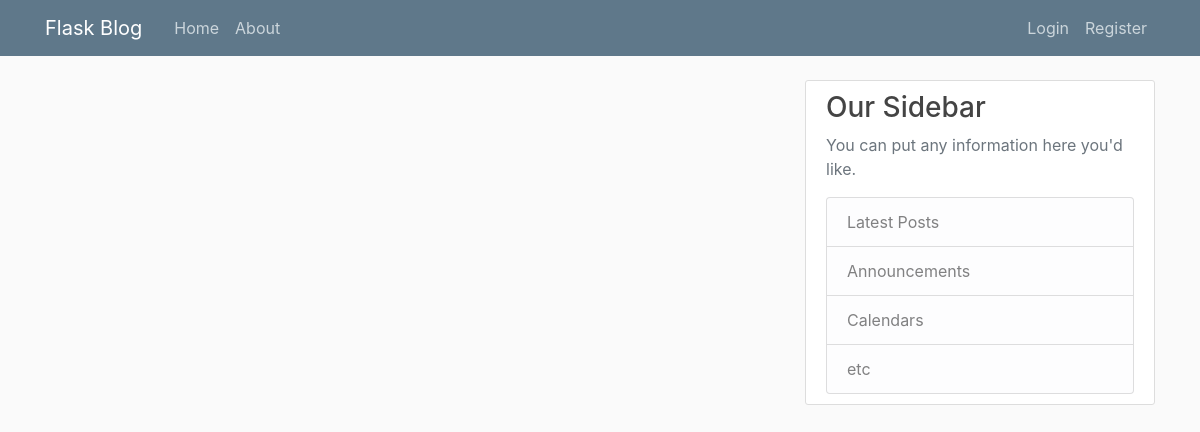
The app's page /home, older data.
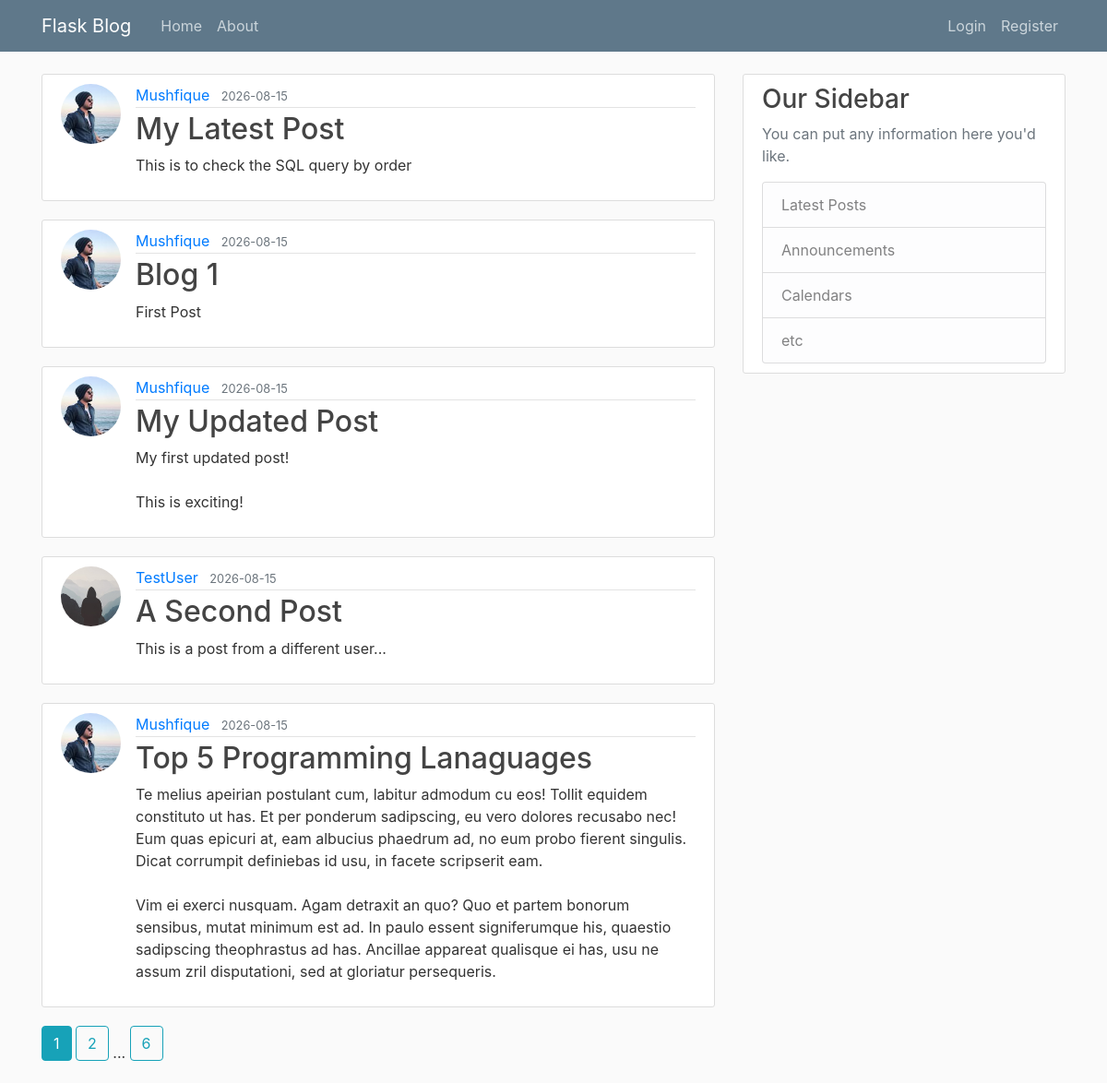
The same page, newer data.
### flask_app/models.py (models this page shows, shortened)
class Post(db.Model):
    id = db.Column(db.Integer, primary_key=True)
    title = db.Column(db.String(100), nullable=False)
    date_posted = db.Column(db.DateTime, nullable=False, default=datetime.now(timezone.utc))
    content = db.Column(db.Text, nullable=False)
    user_id = db.Column(db.Integer, db.ForeignKey('user.id'), nullable=False)

class User(db.Model, UserMixin):
    id = db.Column(db.Integer, primary_key=True)
    username = db.Column(db.String(20), unique=True, nullable=False)
    email = db.Column(db.String(120), unique=True, nullable=False)
    image_file = db.Column(db.String(20), nullable=False, default='default.jpg')
    password = db.Column(db.String(60), nullable=False)
    posts = db.relationship('Post', backref='author', lazy=True)

### flask_app/main/routes.py (the view)
@main.route("/")
@main.route("/home")
def home():
    page = request.args.get('page', 1, type=int)
    posts = Post.query.order_by(Post.date_posted.desc()).paginate(per_page=5, page=page)
    return render_template("home.html", posts=posts)

### flask_app/templates/home.html
{% extends "layout.html" %} {% block content %} {% for post in posts.items %}
<article class="media content-section">
  <img
    class="rounded-circle article-img"
    src="{{ url_for('static', filename='profile_pics/' + post.author.image_file) }}"
  />
  <div class="media-body">
    <div class="article-metadata">
      <a
        class="mr-2"
        href="{{ url_for('users.user_posts', username=post.author.username) }}"
        >{{ post.author.username }}</a
      >
      <small class="text-muted"
        >{{ post.date_posted.strftime('%Y-%m-%d') }}</small
      >
    </div>
    <h2>
      <a class="article-title" href="{{ url_for('posts.post', post_id=post.id) }}"
        >{{ post.title }}</a
      >
    </h2>
    <p class="article-content">{{ post.content }}</p>
  </div>
</article>
{% endfor %} {% for page_num in posts.iter_pages(left_edge=1, right_edge=1,
left_current=1, right_current=1) %} {% if page_num %} {% if page_num ==
posts.page %}
<a class="btn btn-info mb-4" href="{{ url_for('main.home', page=page_num) }}"
  >{{ page_num }}</a
>
{% else %}
<a class="btn btn-outline-info mb-4" href="{{ url_for('main.home', page=page_num) }}"
  >{{ page_num }}</a
>
{% endif %} {% else %} ... {% endif %} {% endfor %} {% endblock content %}

### flask_app/templates/layout.html (shortened to what this page needs)
<!doctype html>
<html lang="en">
  <head>
    <link
      rel="stylesheet"
      href="https://maxcdn.bootstrapcdn.com/bootstrap/4.0.0/css/bootstrap.min.css"
    />
    <link
      rel="stylesheet"
      type="text/css"
      href="{{ url_for('static', filename='main.css') }}"
    />
  </head>
  <body>
    <header class="site-header">
      <nav class="navbar navbar-expand-md navbar-dark bg-steel fixed-top">
        <div class="container">
          <a class="navbar-brand mr-4" href="{{ url_for('main.home') }}"
            >Flask Blog</a
          >
          <div class="collapse navbar-collapse" id="navbarToggle">
            <div class="navbar-nav mr-auto">
              <a class="nav-item nav-link" href="{{ url_for('main.home') }}">Home</a>
              <a class="nav-item nav-link" href="{{ url_for('main.about') }}"
                >About</a
              >
            </div>
            <div class="navbar-nav">
              {% if current_user.is_authenticated %}
              <a class="nav-item nav-link" href="{{ url_for('posts.new_post') }}"
                >New Post</a
              >
              <a class="nav-item nav-link" href="{{ url_for('users.account') }}"
                >Account</a
              >
              <a class="nav-item nav-link" href="{{ url_for('users.logout') }}"
                >Logout</a
              >
              {% else %}
              <a class="nav-item nav-link" href="{{ url_for('users.login') }}"
                >Login</a
              >
              <a class="nav-item nav-link" href="{{ url_for('users.register') }}"
                >Register</a
              >
              {% endif %}
            </div>
          </div>
        </div>
      </nav>
    </header>
    <main role="main" class="container">
      <div class="row">
        <div class="col-md-8">
           {% block content %} {% endblock
          %}
        </div>
        <div class="col-md-4">
          <div class="content-section">
            <h3>Our Sidebar</h3>
            <p class="text-muted">
              You can put any information here you'd like.
            </p>
            <ul class="list-group">
              <li class="list-group-item list-group-item-light">
                Latest Posts
              </li>
              <li class="list-group-item list-group-item-light">
                Announcements
              </li>
              <li class="list-group-item list-group-item-light">Calendars</li>
              <li class="list-group-item list-group-item-light">etc</li>
            </ul>
          </div>
        </div>
      </div>
    </main>
  </body>
</html>

### flask_app/static/main.css (style rules this page uses)
body { background: #fafafa; color: #333333; margin-top: 5rem; }
h1, h2, h3, h4, h5, h6 { color: #444444; }
.bg-steel { background-color: #5f788a; }
.site-header .navbar-nav .nav-link { color: #cbd5db; }
.content-section { background: #ffffff; padding: 10px 20px; border: 1px solid #dddddd; border-radius: 3px; margin-bottom: 20px; }
.article-title { color: #444444; }
.article-content { white-space: pre-line; }
.article-img { height: 65px; width: 65px; margin-right: 16px; }
.article-metadata { padding-bottom: 1px; margin-bottom: 4px; border-bottom: 1px solid #e3e3e3 }

Row changes from the older to the newer data that the page shows:
added Post: image_file (picture), author.username "Mushfique", date_posted "2026-08-15", title "My Latest Post", content "This is to check the SQL query by order"
added Post: image_file (picture), author.username "Mushfique", date_posted "2026-08-15", title "Blog 1", content "First Post"
added Post: image_file (picture), author.username "Mushfique", date_posted "2026-08-15", title "My Updated Post", content "My first updated post! This is exciting!"
added Post: image_file (placeholder picture), author.username "TestUser", date_posted "2026-08-15", title "A Second Post", content "This is a post from a different user..."
added Post: image_file (picture), author.username "Mushfique", date_posted "2026-08-15", title "Top 5 Programming Lanaguages", content "Te melius apeirian postulant cum, labitur admodum cu eos! Tollit equidem constituto ut has. Et per ponderum sadipscing, eu vero dolores recusabo nec! Eum quas epicuri at, eam albucius phaedrum ad, no eum probo fierent singulis. Dicat corrumpit definiebas id usu, in facete scripserit eam. Vim ei exerci nusquam. Agam detraxit an quo? Quo et partem bonorum sensibus, mutat minimum est ad. In paulo essent signiferumque his, quaestio sadipscing theophrastus ad has. Ancillae appareat qualisque ei has, usu ne assum zril disputationi, sed at gloriatur persequeris."
Text that changed along with them:
new list line: "1"
new list line: "2"
new list line: "6"
